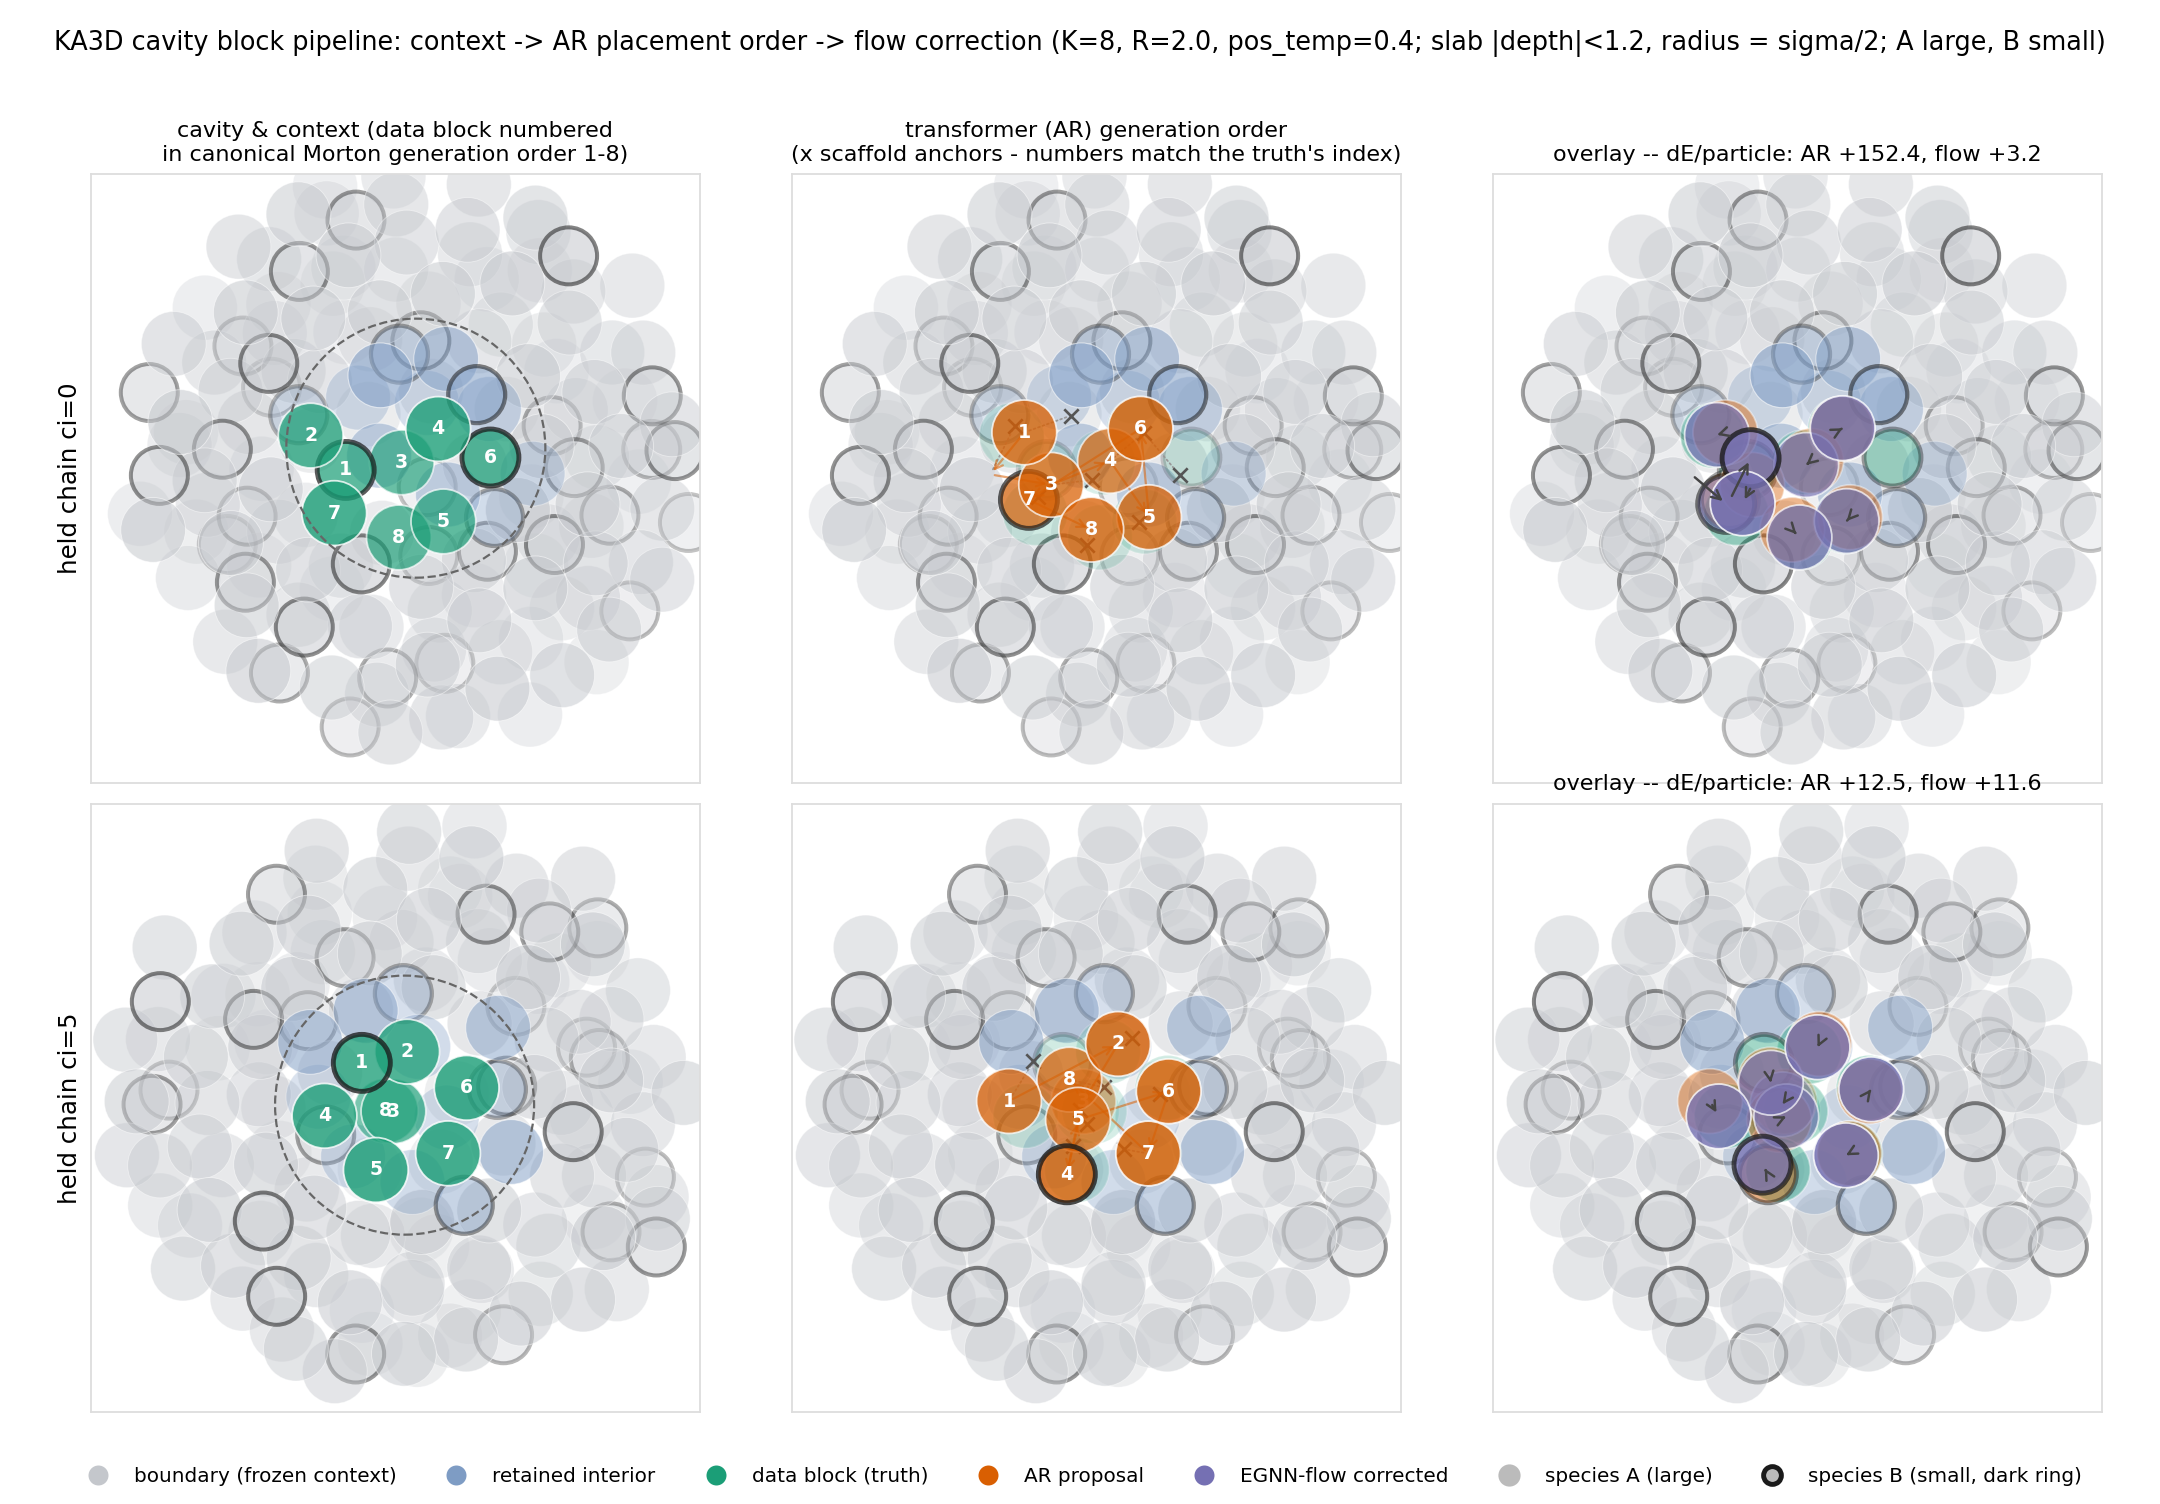

Reproduce this figure in Python.
"""Snapshot figures of the cavity generation pipeline: context -> AR order -> AR-vs-flow overlay.

Two held cavities (K=8, R=2.0). Per cavity, one row of three slab-projection panels (PCA plane of the
data block; context within |depth|<1.2 shown, alpha by depth; particles drawn at PHYSICAL radius
sigma_s/2 so overlaps are visible):
  P1 context   : boundary shell (gray), retained interior (slate), DATA block (teal), cavity circle.
  P2 AR order  : scaffold anchors (x) + the AR draw numbered 1..8 in actual generation order,
                 faint path arrows 1->2->..., anchor->placement tethers.
  P3 overlay   : DATA (teal) vs AR proposal (orange) vs EGNN-flow-corrected (purple), arrows AR->flow;
                 panel title carries dE/particle for AR and FLOW and clash counts.
Colors: Dark2 triple #1B9E77/#D95F02/#7570B3 (validated: CVD dE 39.6); species by SIZE (A sigma=1.0,
B sigma=0.88), context recessive.
"""
import torch
import matplotlib
matplotlib.use("Agg")
import matplotlib.pyplot as plt
from matplotlib.patches import Circle, FancyArrowPatch
from liquid_coupling_flow.ka3d_ebm_batched import KA3DScaffoldEBMBatched
from liquid_coupling_flow.ka3d_cavity_egnn import CavityBlockFlow
from liquid_coupling_flow.ka3d_scaffold_ar import label_to_scaffold, fixed_ball_scaffold
from liquid_coupling_flow.ka3d_cavity_ar import _mic
from liquid_coupling_flow.ka3d_cavity_carve import carve
from liquid_coupling_flow.ka_energy import ka_energy

dev = "cuda"; RCTX = 2.5; BIGL = 100.0; K = 8; R = 2.0; PT = 0.4; N_CAGE = 48; DUMMY_R = 50.0
C_DATA, C_AR, C_FLOW = "#1B9E77", "#D95F02", "#7570B3"
C_BND, C_RET = "#C4C7CC", "#7E9CC4"
SIG = {0: 1.0, 1: 0.88}

ar = KA3DScaffoldEBMBatched(cat_bins=128, cat_range=2.5).to(dev)
ar.load_state_dict(torch.load("liquid_coupling_flow/artifacts/ka3d_cavity_ebm3ax_rho115_best.pt",
                              map_location=dev, weights_only=False)["state_dict"], strict=False)
ar.eval(); ar.use_frame = False
ck = torch.load("liquid_coupling_flow/artifacts/ka3d_cavity_egnn_flow_gated_big_best.pt",
                map_location=dev, weights_only=False)
a = ck["args"]
flow = CavityBlockFlow(k=a["k"], n_cage=a["n_cage"], r_c=a.get("r_c", 2.5), hidden_nf=a["hidden_nf"],
                       n_layers=a["n_layers"], n_species=2, max_neighbors=a["max_neighbors"],
                       ode_rtol=1e-5, ode_atol=1e-5, max_steps=1000).to(dev)
flow.load_state_dict(ck["state_dict"]); flow.eval()
D = torch.load("liquid_coupling_flow/artifacts/ka3d_dataset_N4096_T0.5_rho1.15.pt", map_location=dev, weights_only=False)
X, S, L = D["x"].to(dev).float(), D["s"].to(dev).long(), float(D["L"])
gen = torch.Generator(device=dev).manual_seed(31)


def fixed_size_cage(cage_x, sp_cage, centroid, n_cage):
    Mn, m = cage_x.shape[0], cage_x.shape[1]
    if m >= n_cage:
        idx = torch.topk((cage_x[0] - centroid).norm(dim=-1), n_cage, largest=False).indices
        return cage_x[:, idx], sp_cage[:, idx]
    pad = n_cage - m
    dpos = torch.tensor([DUMMY_R, 0., 0.], device=dev, dtype=cage_x.dtype)[None, None].expand(Mn, pad, 3)
    return torch.cat([cage_x, dpos], 1), torch.cat([sp_cage, torch.zeros(Mn, pad, dtype=sp_cage.dtype, device=dev)], 1)


def block_E(xb, sb, cage_x, cage_s):
    allx = torch.cat([xb, cage_x], 1).double(); alls = torch.cat([sb, cage_s], 1)
    return ka_energy(allx, alls.long(), BIGL)


def snapshot(ci):
    while True:
        c = torch.rand(3, generator=gen, device=dev) * L
        p = carve(X[ci], S[ci], c, R, L)
        if p["n_in"] >= K + 6:
            break
    xo, so, _ = label_to_scaffold(_mic(p["x_in"], c, L), p["s_in"], R)
    xout = _mic(p["x_out"], c, L); bm = xout.norm(dim=-1) < (R + RCTX)
    bnd, sb = xout[bm], p["s_out"][bm]
    n = xo.shape[0]; anch_full = fixed_ball_scaffold(n, R, dev)
    seedp = int(torch.randint(n, (), generator=gen, device=dev))
    blk = torch.zeros(n, dtype=torch.bool, device=dev)
    blk[(anch_full - anch_full[seedp]).norm(dim=-1).topk(K, largest=False).indices] = True
    order = torch.argsort(blk.to(torch.uint8), stable=True)
    gen_seq = order[n - K:]                                   # original slot ids, in generation order
    anchors_gen = anch_full[gen_seq]
    xo_b = xo[None].expand(4, n, 3).contiguous(); so_b = so[None].expand(4, n).contiguous()
    xo_ar, so_ar, _ = ar.sample_block_b(xo_b, so_b, blk, bnd, sb, R, gen=gen, pos_temp=PT)
    m0 = 0                                                    # draw shown in the figure
    cage_x = torch.cat([bnd[None].expand(4, -1, -1), xo_ar[:, ~blk]], 1)
    cage_s = torch.cat([sb[None].expand(4, -1), so_ar[:, ~blk]], 1)
    cfx, cfs = fixed_size_cage(cage_x, cage_s, xo[blk].mean(0), N_CAGE)
    y_blk, _ = flow.flow(xo_ar[:, blk], cfx, so_ar[:, blk], cfs, reverse=False)
    Ed = block_E(xo[None, blk], so[None, blk], cage_x[:1], cage_s[:1])[0]
    dE_ar = float((block_E(xo_ar[:, blk], so_ar[:, blk], cage_x, cage_s)[m0] - Ed) / K)
    dE_fl = float((block_E(y_blk, so_ar[:, blk], cage_x, cage_s)[m0] - Ed) / K)
    # AR order within the shown draw: block positions of draw m0, in generation order
    ar_pos = xo_ar[m0][gen_seq]; ar_sp = so_ar[m0][gen_seq]
    fl_pos = y_blk[m0]                                        # slot-aligned with xo_ar[:, blk]
    blk_ids = torch.nonzero(blk, as_tuple=True)[0]
    # map slot-aligned flow/data arrays into generation order for consistent pairing
    pos_in_blk = torch.tensor([int((blk_ids == g).nonzero()) for g in gen_seq], device=dev)
    return {"bnd": bnd.cpu(), "sb": sb.cpu(), "ret": xo[~blk].cpu(), "sret": so[~blk].cpu(),
            "data": xo[blk][pos_in_blk].cpu(), "sdata": so[blk][pos_in_blk].cpu(),
            "ar": ar_pos.cpu(), "sar": ar_sp.cpu(), "flow": fl_pos[pos_in_blk].cpu(),
            "anch": anchors_gen.cpu(), "dE_ar": dE_ar, "dE_fl": dE_fl, "ci": ci}


def slab_axes(snap):
    """PCA plane of the data block; returns projector (3->2) and depth fn."""
    Xb = snap["data"] - snap["data"].mean(0)
    _, _, V = torch.linalg.svd(Xb)
    P2, nrm = V[:2], V[2]
    ctr = snap["data"].mean(0)
    proj = lambda x: ((x - ctr) @ P2.T)
    depth = lambda x: ((x - ctr) @ nrm)
    return proj, depth


EC_B = "#1A1A1A"          # species-B ring (dark, thick) -- composite species channel on any fill

def draw_set(ax, xy, dep, sp, color, slab=1.2, lw=0.8, ec="white", zbase=2, alpha_base=0.85, filled=True,
             numbers=None):
    """Species encoding: A = large disc + light edge; B = small disc + dark thick ring. `numbers` (list
    of str aligned to xy rows) prints a centered label per in-slab particle."""
    for i in range(xy.shape[0]):
        dz = abs(float(dep[i]))
        if dz > slab:
            continue
        al = alpha_base * max(0.25, 1 - 0.55 * dz / slab)
        is_b = int(sp[i]) == 1
        r = SIG[int(sp[i])] / 2
        e_col = EC_B if is_b else ec
        e_lw = (lw + 1.4) if is_b else lw
        z = zbase + (1 - dz / slab)
        ax.add_patch(Circle((float(xy[i, 0]), float(xy[i, 1])), r,
                            facecolor=color if filled else "none", edgecolor=e_col if filled else color,
                            linewidth=e_lw, alpha=al, zorder=z))
        if numbers is not None and numbers[i] is not None:
            ax.annotate(numbers[i], (float(xy[i, 0]), float(xy[i, 1])), ha="center", va="center",
                        fontsize=8.5, fontweight="bold", color="white", zorder=z + 0.5)


def panel(ax, snap, mode):
    proj, depth = slab_axes(snap)
    bnd2, bndd = proj(snap["bnd"]), depth(snap["bnd"])
    ret2, retd = proj(snap["ret"]), depth(snap["ret"])
    dat2, datd = proj(snap["data"]), depth(snap["data"])
    ar2, ard = proj(snap["ar"]), depth(snap["ar"])
    fl2, fld = proj(snap["flow"]), depth(snap["flow"])
    an2 = proj(snap["anch"])
    draw_set(ax, bnd2, bndd, snap["sb"], C_BND, lw=0.4, zbase=1, alpha_base=0.55)
    draw_set(ax, ret2, retd, snap["sret"], C_RET, lw=0.5, zbase=2, alpha_base=0.6)
    nums = [str(t + 1) for t in range(K)]                    # canonical (Morton) generation index 1..8
    if mode == "context":
        draw_set(ax, dat2, datd, snap["sdata"], C_DATA, zbase=4, numbers=nums)
        ax.add_patch(Circle((float(proj(torch.zeros(1, 3))[0, 0]), float(proj(torch.zeros(1, 3))[0, 1])),
                            R, facecolor="none", edgecolor="#666", linestyle="--", linewidth=1.0, zorder=6))
    elif mode == "order":
        draw_set(ax, dat2, datd, snap["sdata"], C_DATA, zbase=3, alpha_base=0.22)
        ax.scatter(an2[:, 0], an2[:, 1], marker="x", s=42, c="#555", zorder=6, linewidths=1.2)
        for t in range(K):
            ax.add_patch(FancyArrowPatch((float(an2[t, 0]), float(an2[t, 1])),
                                         (float(ar2[t, 0]), float(ar2[t, 1])),
                                         arrowstyle="-", linestyle=":", color="#999", lw=0.8, zorder=5))
            if t > 0:
                ax.add_patch(FancyArrowPatch((float(ar2[t - 1, 0]), float(ar2[t - 1, 1])),
                                             (float(ar2[t, 0]), float(ar2[t, 1])),
                                             arrowstyle="->", mutation_scale=9, color=C_AR,
                                             lw=1.0, alpha=0.55, zorder=7))
        draw_set(ax, ar2, ard, snap["sar"], C_AR, zbase=8, numbers=nums)   # numbers on top of arrows
    else:  # overlay
        draw_set(ax, dat2, datd, snap["sdata"], C_DATA, zbase=3, alpha_base=0.45)
        draw_set(ax, ar2, ard, snap["sar"], C_AR, zbase=4, alpha_base=0.5)
        draw_set(ax, fl2, fld, snap["sar"], C_FLOW, zbase=5)
        for t in range(K):
            ax.add_patch(FancyArrowPatch((float(ar2[t, 0]), float(ar2[t, 1])),
                                         (float(fl2[t, 0]), float(fl2[t, 1])),
                                         arrowstyle="->", mutation_scale=10, color="#444",
                                         lw=1.1, zorder=7))
    ax.set_xlim(-4.7, 4.7); ax.set_ylim(-4.7, 4.7); ax.set_aspect("equal")
    ax.set_xticks([]); ax.set_yticks([])
    for s in ax.spines.values():
        s.set_color("#DDD")


snaps = [snapshot(0), snapshot(5)]
fig, axes = plt.subplots(2, 3, figsize=(13.5, 9.4))
for r, snap in enumerate(snaps):
    panel(axes[r, 0], snap, "context")
    panel(axes[r, 1], snap, "order")
    panel(axes[r, 2], snap, "overlay")
    axes[r, 0].set_ylabel(f"held chain ci={snap['ci']}", fontsize=11)
    axes[r, 2].set_title(f"overlay -- dE/particle: AR {snap['dE_ar']:+.1f}, flow {snap['dE_fl']:+.1f}",
                         fontsize=10)
axes[0, 0].set_title("cavity & context (data block numbered\nin canonical Morton generation order 1-8)", fontsize=10)
axes[0, 1].set_title("transformer (AR) generation order\n(x scaffold anchors - numbers match the truth's index)", fontsize=10)
h = [plt.Line2D([], [], marker="o", ls="", mfc=c, mec="white", ms=10, label=l)
     for c, l in ((C_BND, "boundary (frozen context)"), (C_RET, "retained interior"),
                  (C_DATA, "data block (truth)"), (C_AR, "AR proposal"), (C_FLOW, "EGNN-flow corrected"))]
h += [plt.Line2D([], [], marker="o", ls="", mfc="#BBB", mec="white", ms=11, label="species A (large)"),
      plt.Line2D([], [], marker="o", ls="", mfc="#BBB", mec=EC_B, mew=2.2, ms=8, label="species B (small, dark ring)")]
fig.legend(handles=h, loc="lower center", ncol=7, frameon=False, fontsize=9)
fig.suptitle("KA3D cavity block pipeline: context -> AR placement order -> flow correction "
             f"(K={K}, R={R}, pos_temp={PT}; slab |depth|<1.2, radius = sigma/2; A large, B small)",
             fontsize=11.5)
fig.tight_layout(rect=[0, 0.045, 1, 0.96])
out = "reports/logs-2026-07-13/viz_cavity_pipeline.png"
fig.savefig(out, dpi=160)
print(f"saved -> {out}", flush=True)
